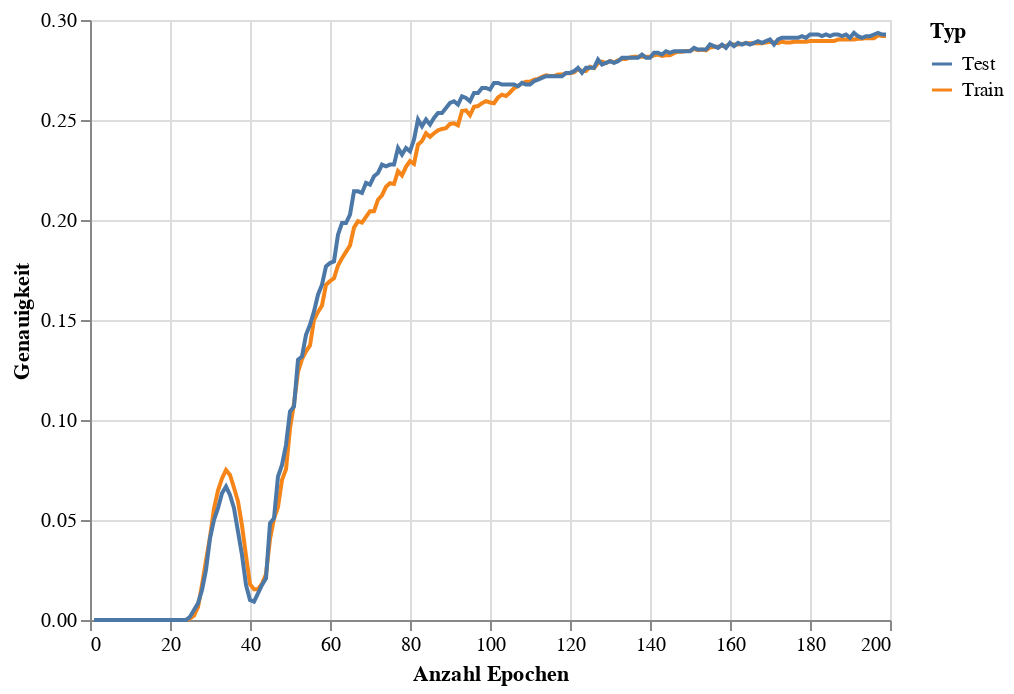

This figure's notebook cell:
### Code cell
train_eval_accuracy_chart = alt.Chart(accuracy_df).mark_line().encode(
    x = alt.X('Epoch',title='Anzahl Epochen'),
    y = alt.Y('Accuracy',title='Genauigkeit'),
    color = alt.Color('Type',title='Typ')
)
train_eval_accuracy_chart

### Figure 1 — Vega-Lite specification as saved in the notebook (floating-point values rounded to 4 significant figures; data arrays with more than 128 entries replaced by an {"elided": "..."} marker saying what was removed)
{"config": {"view": {"continuousWidth": 400, "continuousHeight": 300}}, "data": {"name": "data-cdea4c928e66fd9ce6f13a210a7bad0b"}, "mark": "line", "encoding": {"color": {"field": "Type", "title": "Typ", "type": "nominal"}, "x": {"field": "Epoch", "title": "Anzahl Epochen", "type": "quantitative"}, "y": {"field": "Accuracy", "title": "Genauigkeit", "type": "quantitative"}}, "$schema": "https://vega.github.io/schema/vega-lite/v4.17.0.json", "datasets": {"data-cdea4c928e66fd9ce6f13a210a7bad0b": {"elided": "398 records"}}}
